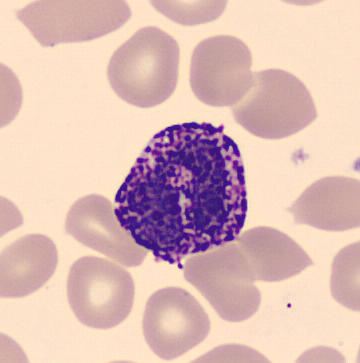
#> input picture data/Blood Cells/basophil/BA_200697.jpg, 360 x 363 px; its folder holds only this picture in this run
$ jupyter execute --allow-errors EDA.ipynb
#> lines starting #> are read from the running program, lines starting #| are printed output that depends on the picture
# Exploratory Data Analysis

Exploratory Data Analysis is used to get an insight into the type of data. In this project, we have data in form of images.

1. Analyze the extension of files and their quantity to get a glimpse into the computational time required to extract the pixels features.
2. Exploration of the types of dimensions of the images.
3. Analysis of the Class Distributions.
4. Analysis of the structures of the images through mean images of each class.

Since, we have a images with a lot of pixels, we perform a Principal Component Analysis(PCA) after the Standardization of the dataset. We encode the target variable(i.e. a categorical variable) using Label Encoding.

Finally, we split the dataset into train, test and validation datasets.

# Importing the required modules

[cell 1]
# Modules for data handling and visualisation.
import numpy as np
import pandas as pd
import matplotlib.pyplot as plt
import seaborn as sns

# Modules for accessing the directories.
import os

# Modules for image displaying
from skimage.io import imshow
from PIL import Image

# Modules for Standardization and Encoding
from sklearn.preprocessing import StandardScaler
from sklearn.preprocessing import LabelEncoder
from sklearn.model_selection import train_test_split

# Modules for Principal Component Analysis
from sklearn.decomposition import PCA

# Setting the plot styles

[cell 2]
sns.set_theme()

# File Directory Analysis

[cell 3]
def getExtension(fileName):
    return os.path.splitext(fileName)[1]

[cell 4]
def files(celltype):
 folder = os.path.join(r"../data/Blood Cells",celltype)
 extensions = list(map(getExtension,os.listdir(folder)))
 return extensions

[cell 5]
classes = ["basophil","neutrophil","eosinophil","monocyte","lymphocyte","ig","erythroblast","platelet"]
fileExtensions = []

#> (a cell that did not finish here is left out)

[cell 7]
x = pd.DataFrame(fileExtensions).value_counts()
plt.pie(dict(x).values(),labels=dict(x).keys())
plt.show()
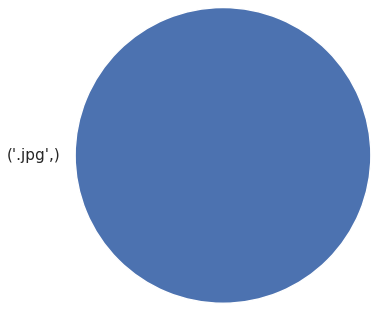
#> figure drawn by matplotlib, 1 panel

This implies that all the files are of the same extension (i.e. ".jpg") among all the directories of classes.

# Image Dimension Analysis

[cell 8]
def getDimensions(celltype):
#> called with celltype = 'basophil'
    folder = os.path.join(r"../data/Blood Cells",celltype)
    imgDim = []
    for filename in os.listdir(folder):
        img = Image.open(os.path.join(folder,filename))
#> img is the input picture: PIL image 360x363 RGB; mean R, G, B 220.6, 187.4, 182.4
        imgDim.append(img.size)
    return imgDim

[cell 9]
fileDims = []

#> (a cell that did not finish here is left out)

[cell 11]
x

[cell 12]
x = pd.DataFrame(fileDims).value_counts()
plt.bar(list(map(str,dict(x).keys())),dict(x).values(),color=["crimson","orange","green"],edgecolor="black",log=True)
plt.title("Image Dimensions Types")
plt.xlabel("Dimension")
plt.ylabel("No.of images")
plt.xticks(rotation=80)
plt.show()
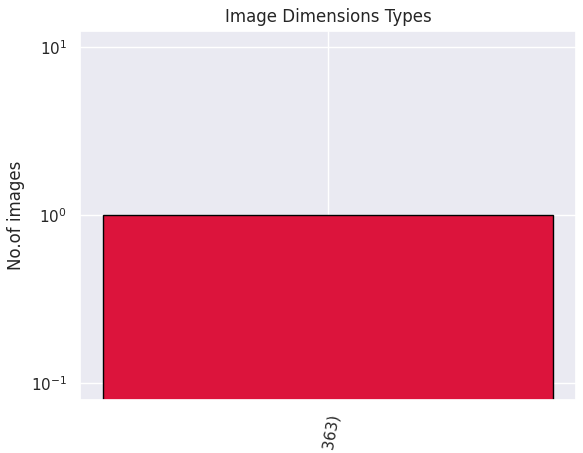
#> figure drawn by matplotlib, 1 panel
